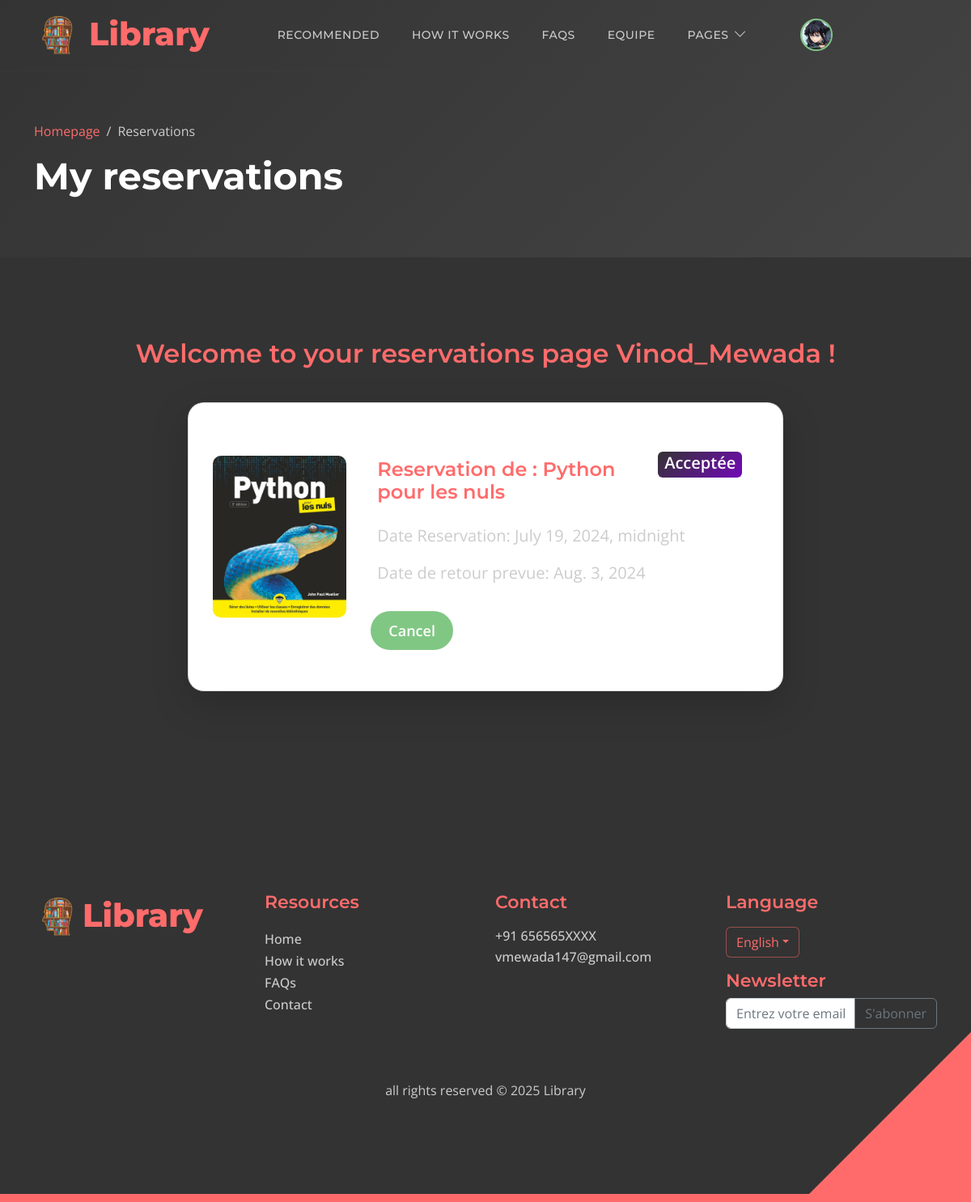
Page /myreservations/ (signed in) on the committed database.
### adherants/models.py (models this page shows, shortened)
class Profile(models.Model):
    user = models.OneToOneField(User, on_delete=models.CASCADE, null=True, blank=True)
    prenom = models.CharField(max_length=255, blank=True, null=True)
    nom = models.CharField(max_length=255, blank=True, null=True)
    email = models.EmailField(max_length=500, blank=True, null=True)
    username = models.CharField(max_length=200, blank=True, null=True)
    CNI = models.CharField(max_length=200, blank=True, null=True)
    profile_image = models.ImageField(null=True, blank=True, upload_to='profiles/', default="profiles/user-default.png")
    departement = models.CharField(max_length=200, blank=True, null=True)
    filiere = models.CharField(max_length=200, blank=True, null=True)
    CNE = models.CharField(max_length=200, blank=True, null=True)
    semestre = models.CharField(max_length=200, blank=True, null=True)
    sexe = models.CharField(max_length=200, blank=True, null=True)
    phonenumber = models.CharField(max_length=200, blank=True, null=True)
    created = models.DateTimeField(auto_now_add=True)
    id = models.UUIDField(default=uuid.uuid4, unique=True,
                          primary_key=True, editable=False)

### ouvrages/models.py (models this page shows, shortened)
class Reservation(models.Model):
    id = models.UUIDField(default=uuid.uuid4, unique=True, primary_key=True, editable=False)
    date_demande =  models.DateTimeField(auto_now_add=True)
    date_reservation = models.DateTimeField()
    owner = models.ForeignKey(Profile, on_delete=models.CASCADE, null=True, blank=True)
    ouvrage = models.ForeignKey('Ouvrage', on_delete=models.CASCADE, null=True)  # Lier à Ouvrage
    selected_copy = models.ForeignKey('Exemplaire', on_delete=models.CASCADE, null=True, blank=True)
    STATUT_CHOICES = (
        ('en_attente', 'En attente'),
        ('acceptee', 'Acceptée'),
        ('refusee', 'Refusée'),
    )
    statut = models.CharField(max_length=20, choices=STATUT_CHOICES, default='en_attente')
    date_retour_prevue = models.DateField(null=True, blank=True)

class Ouvrage(models.Model):
    id = models.UUIDField(default=uuid.uuid4, unique=True, primary_key=True, editable=False)
    titre = models.CharField(max_length=200)
    auteurs = models.ManyToManyField('Auteur', blank=True)
    featured_image = models.ImageField(null=True, blank=True, default="default.jpg")
    description = models.TextField(blank=True)
    categories = models.ManyToManyField('Categorie', blank=True)
    recommended = models.BooleanField(default=False, blank=True)
    exemplaires_total = models.IntegerField(default=0, null=True, blank=True)
    vote_total = models.IntegerField(default=0, null=True, blank=True)
    vote_ratio = models.IntegerField(default=0, null=True, blank=True)
    date_achat = models.DateTimeField(auto_now_add=True)
    def __str__(self):
        return self.titre
    class Meta:
        ordering = ['-vote_ratio', '-vote_total', 'titre']

### ouvrages/views.py (the view)
# urls.py: path('myreservations/',login_required( views.user_reservations), name="user-reservations"),
def user_reservations(request):
    reservations = Reservation.objects.filter(owner=request.user.profile)
    return render(request, 'ouvrages/myreservations.html', {'reservations': reservations})

### ouvrages/templates/ouvrages/myreservations.html (shortened to what this page needs)
{% extends "main.html" %}
{%load static%}
{% block content %}
<header class="site-header d-flex flex-column justify-content-center align-items-center">
    <div class="container">
        <div class="row align-items-center">
            <div class="col-lg-5 col-12">
                <nav aria-label="breadcrumb">
                    <ol class="breadcrumb">
                        <li class="breadcrumb-item"><a href="{% url 'ouvrages:index' %}">Homepage</a></li>
                        <li class="breadcrumb-item active" aria-current="page">Reservations</li>
                    </ol>
                </nav>
                <h2 class="text-white">My reservations</h2>
            </div>
        </div>
    </div>
</header>
<section class="section-padding section-bg">
    <div class="container">
        <div class="row">
            <div class="col-lg-12 col-12 m-auto">
                <h3 class="mb-4 text-center">Welcome to your reservations page {{ user.username }} !</h3>
            </div>
            <div class="col-lg-8 col-12 mt-3 mx-auto">
                {% for reservation in reservations %}
                <div class="custom-block custom-block-topics-listing bg-white shadow-lg mb-5">
                    <div class="d-flex">
                        <img src="{{ reservation.ouvrage.featured_image.url }}" class="custom-block-image img-fluid" alt="">
                        <div class="custom-block-topics-listing-info d-flex">
                            <div>
                                <div class="d-flex flex-row justify-content-lg-between">
                                    <h5 class="mb-2 p-2">Reservation de : {{ reservation.ouvrage }}</h5>
                                    {% if reservation.statut == 'acceptee' %}
                                    <span class="badge bg-education" style="width: auto; height: 2rem;"><p class="w-100 text-white fw-semibold">{{reservation.get_statut_display}}</p></span>
                                    {% endif %}
                                </div>
                                <p class="mb-0 p-2">Date Reservation: {{ reservation.date_reservation }}</p>
                                <p class="mb-0 p-2">Date de retour prevue: {{ reservation.date_retour_prevue }}</p>
                                <a href="{% url 'ouvrages:cancel-reservation' reservation.id%}" class="btn mybtn mt-3 mt-lg-4" >Cancel</a>
                            </div>
                        </div>
                    </div>
                </div>
                {% endfor %}
            </div>
        </div>
    </div>
</section>
{% endblock content%}

### templates/navbar.html (shortened to what this page needs)
{% load static %}
<nav class="navbar navbar-expand-lg">
    <div class="container">
        <a class="navbar-brand" href="{% url 'ouvrages:index'%}#section_1">
            <div class="d-flex justify-content-around align-content-center">
                <img src="{% static 'images/logoo.png'%}" class="navbar-logo"/>
                <h6 class="navbar-title">Library</h6>
            </div>
        </a>
        <div class="collapse navbar-collapse" id="navbarNav">
            <ul class="navbar-nav ms-lg-5">
                {% if user.is_staff %}
                <li class="nav-item">
                    <a class="nav-link click-scroll" href="{% url 'profiles'%}">Adhérants</a>
                </li>
                <li class="nav-item">
                    <a class="nav-link click-scroll" href="{% url 'ouvrages:browse'%}">Ouvrages</a>
                </li>
                <li class="nav-item">
                    <a class="nav-link click-scroll" href="{% url 'ouvrages:exemplaires' %}">Exemplaires</a>
                </li>
                <li class="nav-item">
                    <a class="nav-link click-scroll" href="{% url 'ouvrages:emprunt' %}">Emprunts</a>
                </li>
                <li class="nav-item">
                    <a class="nav-link click-scroll" href="{% url 'ouvrages:list_reservations' %}">Reservations</a>
                </li>
                {% else %}
                <li class="nav-item">
                    <a class="nav-link click-scroll" href="{% url 'ouvrages:index' %}#section_2">Recommended</a>
                </li>
                <li class="nav-item">
                    <a class="nav-link click-scroll" href="{% url 'ouvrages:index' %}#section_3">How it works</a>
                </li>
                <li class="nav-item">
                    <a class="nav-link click-scroll" href="{% url 'ouvrages:index' %}#section_4">FAQs</a>
                </li>
                <li class="nav-item">
                    <a class="nav-link click-scroll" href="{% url 'ouvrages:index' %}#section_5">Equipe</a>
                </li>
                <li class="nav-item dropdown">
                    <a class="nav-link dropdown-toggle" href="#section_5" id="navbarLightDropdownMenuLink" role="button" data-bs-toggle="dropdown" aria-expanded="false">Pages</a>
                </li>
                {%endif%}
            </ul>
            <div class="d-none d-lg-block ms-lg-4">
                <div class="nav-item dropdown">
                    {% if user.is_authenticated %}
                        <a href="#" class="ms-lg-4" id="navbarLightDropdownMenuLink" role="button" data-bs-toggle="dropdown" aria-expanded="false">
                            <img src="{{ user.profile.profile_image.url }}" class="avatar avatar-sm nav-link navbar-icon bi-person smoothscroll">
                        </a>
                    {% else %}
                        <a class="nav-link navbar-icon bi-person smoothscroll ms-lg-4" href="#" id="navbarLightDropdownMenuLink" role="button" data-bs-toggle="dropdown" aria-expanded="false">
                        </a>
                    {% endif %}
                </div>
            </div>
        </div>
    </div>
</nav>

### static/css/templatemo-topic-listing.css (style rules this page uses)
:root { --white-color: #CCCCCC; --primary-color: #FF6B6B; --secondary-color: #FFD166; --section-bg-color: #333333; --custom-btn-bg-color: #FF6B6B; --custom-btn-bg-hover-color: #FFD166; --dark-color: #FF6B6B; --p-color: #CCCCCC; --border-color: #444444; --link-hover-color: #FFD166; --body-font-family: 'Open Sans', sans-serif; --title-font-family: 'Montserrat', sans-serif; --h1-font-size: 58px; --h2-font-size: 46px; --h3-font-size: 32px; --h4-font-size: 28px; --h5-font-size: 24px; --h6-font-size: 22px; --p-font-size: 20px; --menu-font-size: 14px; --btn-font-size: 18px; --copyright-font-size: 16px; --border-radius-large: 100px; --border-radius-medium: 20px; --border-radius-small: 10px; --font-weight-normal: 400; --font-weight-medium: 500; --font-weight-semibold: 600; --font-weight-bold: 700; }
body { background-color: #333333; font-family: var(--body-font-family); color: var(--white-color); }
h2, h3, h4, h5, h6 { color: var(--dark-color); }
h1, h2, h3, h4, h5, h6 { font-family: var(--title-font-family); font-weight: var(--font-weight-semibold); }
h2 { font-size: var(--h2-font-size); font-weight: var(--font-weight-bold); }
h3 { font-size: var(--h3-font-size); }
h5 { font-size: var(--h5-font-size); }
h6 { color: var(--primary-color); font-size: var(--h6-font-size); }
p { color: var(--p-color); font-size: var(--p-font-size); font-weight: var(--font-weight-normal); }
ul li { color: var(--p-color); font-size: var(--p-font-size); font-weight: var(--font-weight-normal); }
a, button { touch-action: manipulation; transition: all 0.3s; }
a { display: inline-block; color: var(--primary-color); text-decoration: none; }
.section-padding { padding-top: 100px; padding-bottom: 100px; }
.section-bg { background-color: var(--section-bg-color); }
.site-header { background: linear-gradient(135deg, #333333 0%, #444444 100%); padding-top: 150px; padding-bottom: 80px; }
.site-header .container { height: 100%; }
.breadcrumb-item+.breadcrumb-item::before, .breadcrumb-item a:hover, .breadcrumb-item.active { color: var(--white-color); }
.navbar { background: transparent; border-bottom: 1px solid rgba(68, 68, 68, 0.2); z-index: 9; }
.navbar-brand, .navbar-brand:hover { font-size: var(--h3-font-size); font-weight: var(--font-weight-bold); display: block; color: var(--white-color); }
.navbar-expand-lg .navbar-nav .nav-link { border-radius: var(--border-radius-large); margin: 10px; padding: 10px; }
.navbar-nav .nav-link { display: inline-block; color: var(--white-color); font-family: var(--title-font-family); font-size: var(--menu-font-size); font-weight: var(--font-weight-medium); text-transform: uppercase; letter-spacing: 0.5px; position: relative; padding-top: 15px; padding-bottom: 15px; }
.navbar .dropdown-toggle::after { content: "\f282"; display: inline-block; font-family: bootstrap-icons !important; font-size: var(--copyright-font-size); font-style: normal; font-weight: normal !important; font-variant: normal; text-transform: none; line-height: 1; vertical-align: -.125em; -webkit-font-smoothing: antialiased; -moz-osx-font-smoothing: grayscale; position: relative; left: 2px; border: 0; }
.navbar-icon { background: rgba(68, 68, 68, 0.2); border-radius: var(--border-radius-large); display: inline-block; font-size: var(--h5-font-size); width: 40px; height: 40px; line-height: 40px; text-align: center; transition: all 0.3s ease; color: var(--primary-color); border: 1px solid rgba(68, 68, 68, 0.5); }
.custom-block { background-color: #333333; border: 1px solid rgba(68, 68, 68, 0.2); border-radius: var(--border-radius-medium); position: relative; overflow: hidden; padding: 30px; transition: all 0.3s ease; height: 100%; box-shadow: 0 5px 15px rgba(68, 68, 68, 0.3); }
.custom-block-image { display: block; width: 100%; height: 200px; object-fit: cover; margin-top: 35px; border-radius: var(--border-radius-small); }
.bg-education { background: linear-gradient(135deg, #333333 0%, #7209B7 100%); }
.topics-listing-page .site-header { padding-bottom: 65px; }
.custom-block-topics-listing-info { margin: 30px 20px 20px 30px; }
.custom-block-topics-listing { height: inherit; }
.custom-block-topics-listing .custom-block-image { width: 200px; }

### rows in the picture
Reservation: ouvrage.featured_image (picture), ouvrage "Python pour les nuls", statut "Acceptée", date_reservation "July 19, 2024, midnight", date_retour_prevue "Aug. 3, 2024"

### other values in the picture
{{ user.username }} "Vinod_Mewada"
